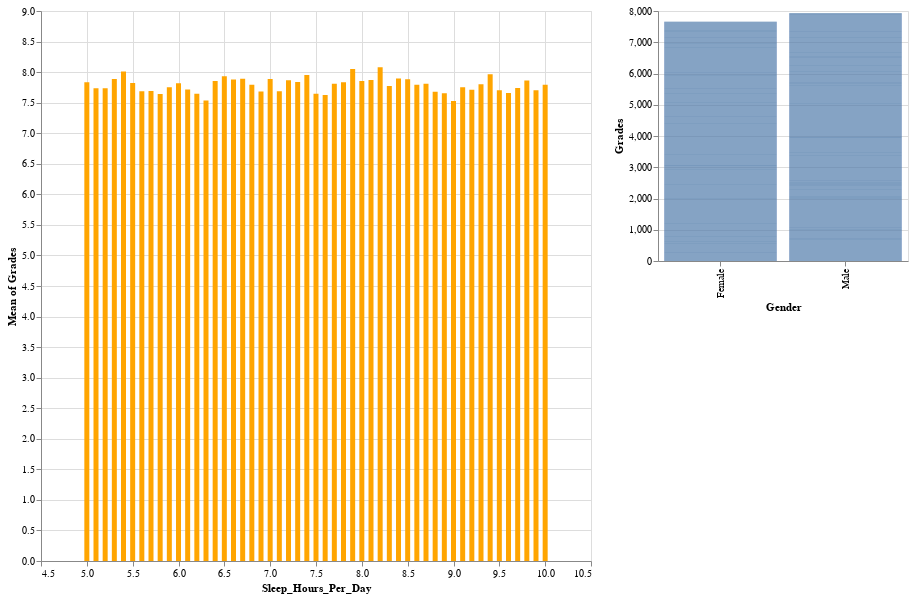

The code cell stored with this chart in its notebook:
### Markdown cell above
Task 3: Overview vs detail graph plot showing the average of students’ grades based on different sleep hours. The detail plot indicates the true maximum value of sleep hours based on gender.

### Code cell
#implement filtering using dynamic queries. 
selection = alt.selection(type="multi", fields=["Sleep_Hours_Per_Day"])

# Create a container for our two different views
base =  alt.Chart(data).properties(width=400, height=450)

# Let's specify our overview chart
overview = alt.Chart(data).mark_bar().encode(
    y = "mean(Grades)",
    x = "Sleep_Hours_Per_Day",
    color=alt.condition(selection, alt.value("orange"), alt.value("lightgrey"))
).add_selection(selection).properties(height=550, width=550)

# Create a detail chart
detail = hist = base.mark_bar().encode(
    y = "Grades", 
    x = "Gender"
).transform_filter(selection).properties(height=250, width=250)

overview | detail

### Figure 1 — Vega-Lite specification as saved in the notebook (floating-point values rounded to 4 significant figures; data arrays with more than 128 entries replaced by an {"elided": "..."} marker saying what was removed)
{"config": {"view": {"continuousWidth": 400, "continuousHeight": 300}}, "hconcat": [{"mark": "bar", "encoding": {"color": {"condition": {"value": "orange", "selection": "selector011"}, "value": "lightgrey"}, "x": {"type": "quantitative", "field": "Sleep_Hours_Per_Day"}, "y": {"type": "quantitative", "aggregate": "mean", "field": "Grades"}}, "height": 550, "selection": {"selector011": {"type": "multi", "fields": ["Sleep_Hours_Per_Day"]}}, "width": 550}, {"mark": "bar", "encoding": {"x": {"type": "nominal", "field": "Gender"}, "y": {"type": "quantitative", "field": "Grades"}}, "height": 250, "transform": [{"filter": {"selection": "selector011"}}], "width": 250}], "data": {"name": "data-6bd5cfdf1143a7656f636808b86f804b"}, "$schema": "https://vega.github.io/schema/vega-lite/v4.8.1.json", "datasets": {"data-6bd5cfdf1143a7656f636808b86f804b": {"elided": "2000 records"}}}
